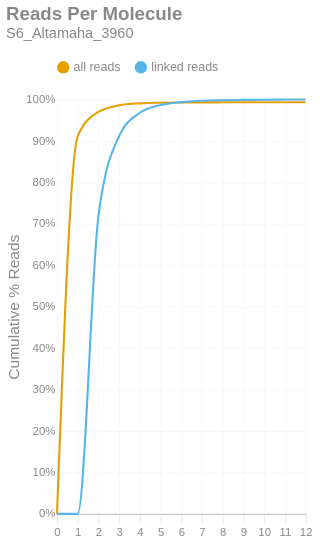

Write notebook code for a chart like this one.
### Markdown cell above
### Reads per Molecule
This chart shows the cumulative distribution of the number of reads per linked molecule. That is, how many alignments are associated with a unique molecule. This excludes the number of reads associated with invalid or absent linked-read barcodes. The `linked` histogram is the percentages recalculated when disregarding singletons.

### Code cell
if SKIPLR:
    print_html(f"Skipped")
else:
    counts = np.bincount(valids['reads'].cast(pl.Int64).to_numpy())
    weighted = counts * np.arange(len(counts))
    all_perc = weighted / n_reads
    linked_perc = weighted / n_linked_reads
    linked_perc[1] = 0
    binned_df = pl.DataFrame({
        'readsper': list(range(len(counts))),
        'all reads (cumsum)': np.cumsum(all_perc).tolist(),
        'linked reads (cumsum)': np.cumsum(linked_perc).tolist(),
    })

    with SafeRender(binned_df):
        (
            density_plot(binned_df, 'Reads Per Molecule', samplename, 'readspmol')
            .encode(
                x=alt.X('readsper:O', title=None).axis(labelAngle=0).scale(padding=0),
                y=alt.Y('value:Q', title='Cumulative % Reads').axis(format='%').stack(False),
                color=alt.Color("key:N").scale(domain=["all reads", "linked reads"]),
                tooltip=[
                    alt.Tooltip("key:N", title="Data Type"),
                    alt.Tooltip("readsper:O", title="Reads Per Molecule"),
                    alt.Tooltip("value:Q", format=".2%", title="% Reads (Cum.)")
                ]            
            )
        ).display()

### Figure 1 — Vega-Lite specification as saved in the notebook (floating-point values rounded to 4 significant figures)
{"width": "container", "height": 400, "config": {"title": {"anchor": "start", "dy": -15, "fontSize": 18, "color": "#888888", "subtitleColor": "#888888", "subtitleFontSize": 14}, "arc": {"fill": "#0072B2"}, "axis": {"domainColor": "#888888", "domainWidth": 0.5, "gridWidth": 0.2, "grid": false, "titleFontWeight": 400, "titleFontSize": 15, "labelFontSize": 11, "labelColor": "#888888", "tickColor": "#888888", "tickWidth": 0.2, "titleColor": "#888888"}, "axisBand": {"grid": false}, "axisX": {"grid": true, "tickSize": 10, "domainCap": "round"}, "axisY": {"domain": false, "grid": true, "tickSize": 0, "domainCap": "round"}, "background": "transparent", "header": {"labelFontSize": 15, "labelColor": "#888888", "titleFontSize": 15, "titleFontWeight": 600, "titleColor": "#888888"}, "legend": {"labelFont": "sans-serif", "labelFontSize": 12, "labelColor": "#888888", "symbolSize": 100, "symbolType": "circle", "titleFontSize": 12, "titlePadding": 10, "titleColor": "#888888", "title": null, "orient": "top"}, "range": {"category": ["#E69F00", "#56B4E9", "#009E73", "#F0E442", "#0072B2", "#D55E00", "#CC79A7", "#000000"], "diverging": ["#cfe8f3", "#a2d4ec", "#73bfe2", "#46abdb", "#1696d2", "#12719e"]}, "area": {"fill": "#0072B2", "fillOpacity": 0.7, "line": true, "strokeOpacity": 0.7}, "line": {"color": "#0072B2", "stroke": "#0072B2", "strokeWidth": 2}, "trail": {"color": "#0072B2", "stroke": "#0072B2", "strokeWidth": 0, "size": 1}, "point": {"filled": true, "fillOpacity": 1.0, "size": 95}, "text": {"color": "#888888", "fontSize": 11, "align": "right", "fontWeight": 400, "size": 11}, "bar": {"fill": "#0072B2", "stroke": null}, "view": {"stroke": null, "continuousWidth": 660, "continuousHeight": 400}}, "data": {"name": "data-4ccb3a629278991d07822705b9bf127b"}, "mark": {"type": "line", "interpolate": "monotone", "point": {"opacity": 0, "size": 275}}, "encoding": {"color": {"field": "key", "scale": {"domain": ["all reads", "linked reads"]}, "type": "nominal"}, "tooltip": [{"field": "key", "title": "Data Type", "type": "nominal"}, {"field": "readsper", "title": "Reads Per Molecule", "type": "ordinal"}, {"field": "value", "format": ".2%", "title": "% Reads (Cum.)", "type": "quantitative"}], "x": {"axis": {"labelAngle": 0}, "field": "readsper", "scale": {"padding": 0}, "title": null, "type": "ordinal"}, "y": {"axis": {"format": "%"}, "field": "value", "stack": false, "title": "Cumulative % Reads", "type": "quantitative"}}, "params": [{"name": "param_c36ac31b6afebe62", "select": {"type": "point", "fields": ["key"]}, "bind": "legend"}], "title": {"text": "Reads Per Molecule", "subtitle": "S6_Altamaha_3960"}, "transform": [{"fold": ["all reads (cumsum)", "linked reads (cumsum)"]}, {"calculate": "replace(datum.key, ' (cumsum)', '')", "as": "key"}, {"filter": {"param": "param_c36ac31b6afebe62"}}], "usermeta": {"embedOptions": {"downloadFileName": "S6_Altamaha_3960.readspmol"}}, "$schema": "https://vega.github.io/schema/vega-lite/v6.1.0.json", "datasets": {"data-4ccb3a629278991d07822705b9bf127b": [{"readsper": 0, "all reads (cumsum)": 0.0, "linked reads (cumsum)": 0.0}, {"readsper": 1, "all reads (cumsum)": 0.9114, "linked reads (cumsum)": 0.0}, {"readsper": 2, "all reads (cumsum)": 0.9702, "linked reads (cumsum)": 0.7187}, {"readsper": 3, "all reads (cumsum)": 0.9859, "linked reads (cumsum)": 0.9114}, {"readsper": 4, "all reads (cumsum)": 0.9906, "linked reads (cumsum)": 0.9678}, {"readsper": 5, "all reads (cumsum)": 0.9921, "linked reads (cumsum)": 0.9864}, {"readsper": 6, "all reads (cumsum)": 0.9927, "linked reads (cumsum)": 0.9936}, {"readsper": 7, "all reads (cumsum)": 0.9929, "linked reads (cumsum)": 0.9969}, {"readsper": 8, "all reads (cumsum)": 0.993, "linked reads (cumsum)": 0.9983}, {"readsper": 9, "all reads (cumsum)": 0.9931, "linked reads (cumsum)": 0.9989}, {"readsper": 10, "all reads (cumsum)": 0.9931, "linked reads (cumsum)": 0.9994}, {"readsper": 11, "all reads (cumsum)": 0.9932, "linked reads (cumsum)": 0.9997}, {"readsper": 12, "all reads (cumsum)": 0.9932, "linked reads (cumsum)": 1.0}]}}
